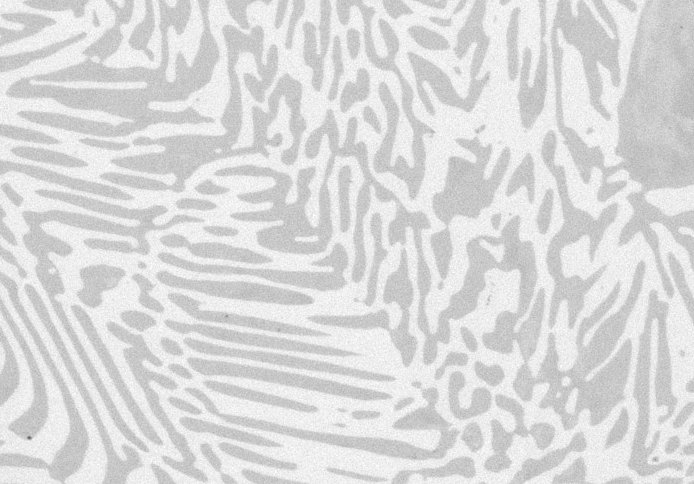
#> input picture images/Alloy.jpg, 694 x 484 px
$ python 01.py
#> lines starting #> are read from the running program, lines starting #| are printed output that depends on the picture; after the words box and inside, x2 and y2 are one past the last pixel; in counts of white or black regions, pixels touching at a corner belong together
# %%
import cv2
import numpy as np
import matplotlib.pyplot as plt
# %%
img = cv2.imread("../images/Alloy.jpg", 0)
#> img is the input picture: shape (484, 694); min 95, max 255, mean 218.6
eq_img = cv2.equalizeHist(img)
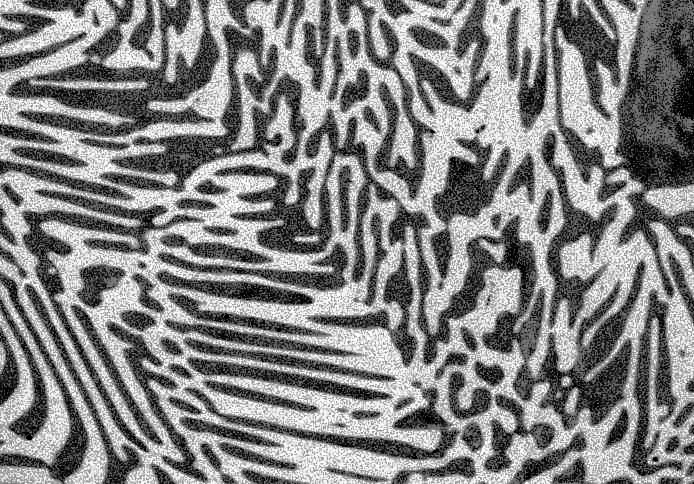
#> eq_img: shape (484, 694); min 0, max 255, mean 130.3
# %%
plt.hist(eq_img.ravel(), bins=100, range=(100, 255))

# %%

# CLAHE - Contrast Limited Adaptive Histogram Eqalization
clahe = cv2.createCLAHE(clipLimit=2.0, tileGridSize=(8,8))
cl_img = clahe.apply(img)
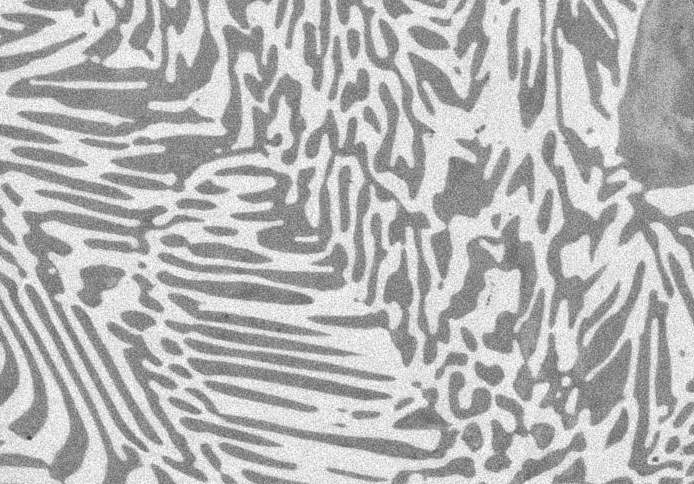
#> cl_img: shape (484, 694); min 55, max 255, mean 181.8

plt.hist(cl_img.ravel(), bins=100, range=(100, 255))

# %%
ret1, thresh1 = cv2.threshold(cl_img, 180, 150, cv2.THRESH_BINARY)
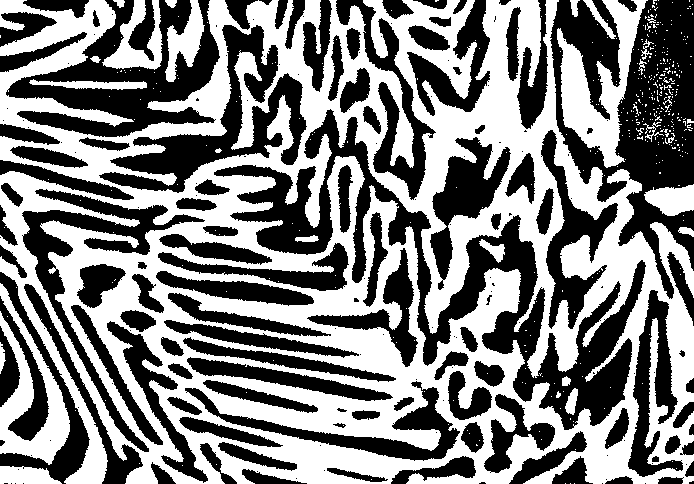
#> thresh1: shape (484, 694); values 0 (black) and 150 (white), 50.2% white; 195 black regions (88 under 20 px), largest, box (x1, y1, x2, y2) and area: (214, 109, 646, 430) 24496, (550, 0, 694, 299) 19900, (6, 0, 220, 137) 11930
# _, thresh2 = cv2.threshold(cl_img, 180, 255, cv2.THRESH_BINARY_INV)
ret2, thresh2 = cv2.threshold(cl_img, 0, 255, cv2.THRESH_BINARY + cv2.THRESH_OTSU)
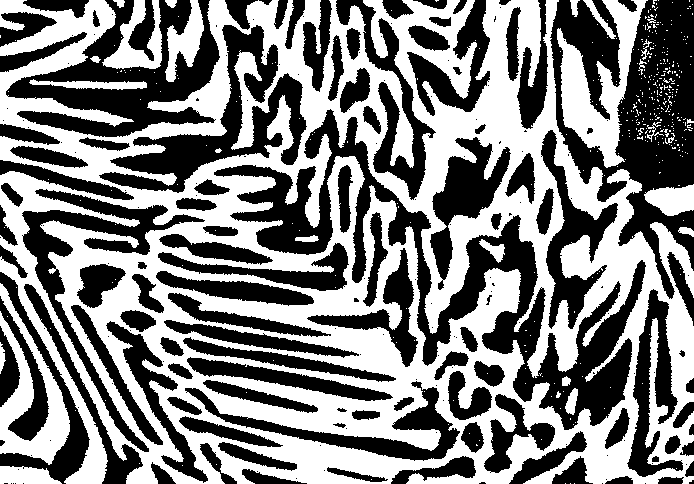
#> thresh2: shape (484, 694); 49.9% white; 414 white regions (386 under 20 px), largest, box (x1, y1, x2, y2) and area: (0, 0, 694, 484) 148593, (557, 0, 648, 168) 5833, (0, 283, 70, 465) 4745
#> ret2 = 181

# %%
cv2.imshow('img',img)
cv2.imshow('Binary threshold 1',thresh1)
cv2.imshow('Binary threshold 2',thresh2)

cv2.waitKey(0)
cv2.destroyAllWindows()

# %%
# Apply adaptive thresholding
thresh_mean = cv2.adaptiveThreshold(cl_img, 255, cv2.ADAPTIVE_THRESH_MEAN_C, cv2.THRESH_BINARY, 11, 2
)
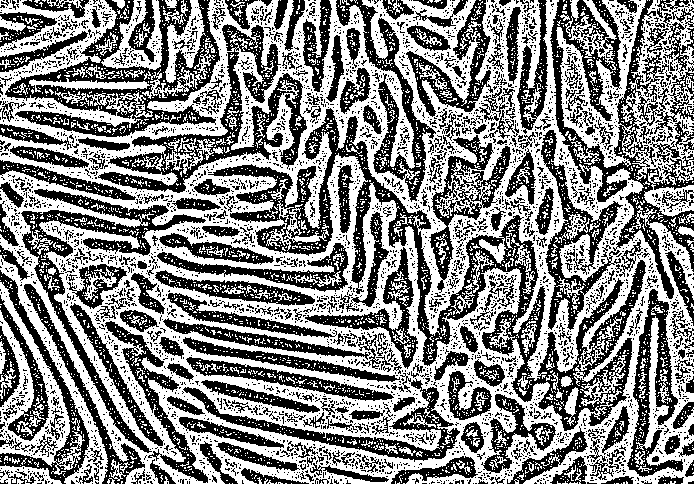
#> thresh_mean: shape (484, 694); 52.8% white; 4198 black regions (3829 under 20 px), largest, box (x1, y1, x2, y2) and area: (208, 108, 646, 431) 18913, (550, 0, 694, 299) 10587, (5, 0, 220, 137) 8904

thresh_gaussian = cv2.adaptiveThreshold(cl_img, 255, cv2.ADAPTIVE_THRESH_GAUSSIAN_C, cv2.THRESH_BINARY, 11, 2
)
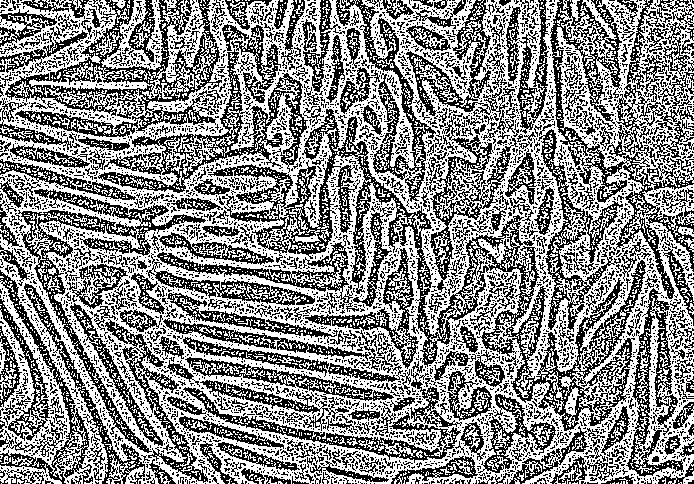
#> thresh_gaussian: shape (484, 694); 54.2% white; black in thin lines or dots
# %%
cv2.imshow('img',img)
cv2.imshow('Thresh mean',thresh_mean)
cv2.imshow('thresh_gaussian',thresh_gaussian)

cv2.waitKey(0)
cv2.destroyAllWindows()

# %%
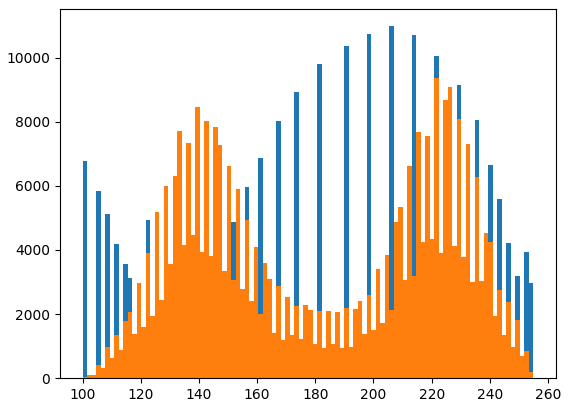
#> figure drawn by matplotlib, 1 panel; tallest bar 10978 high, from x = 205.4 to 207; tallest bar 9375 high, from x = 220.9 to 222.5
